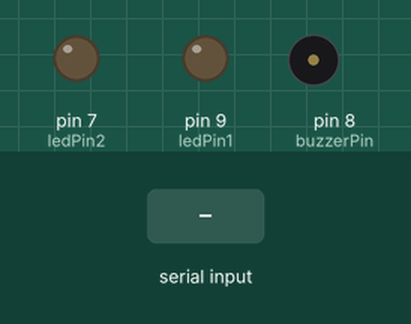
This sketch was run on a simulated Arduino Uno, built with avr-gcc and run on an emulated ATmega328P. Shown: output pins drawn as LEDs (lit = HIGH), buzzer (waves = sounding, pin HIGH). Dashed ring = blinking. The test bench sets the inputs (shaded band).

Above: at 1.2 s.
1.3 s: "1" received over Serial
At 1.55 s:
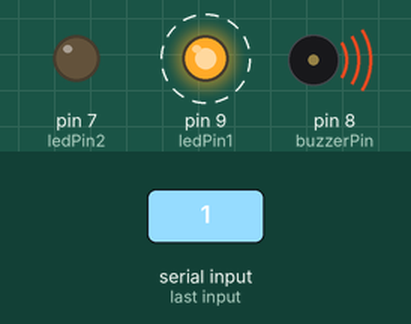
4.3 s: "0" received over Serial
At 4.6 s:
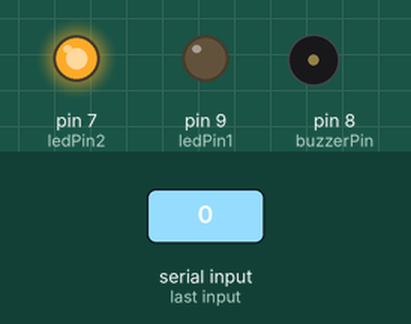
5.8 s: "1" received over Serial
At 6.04 s:
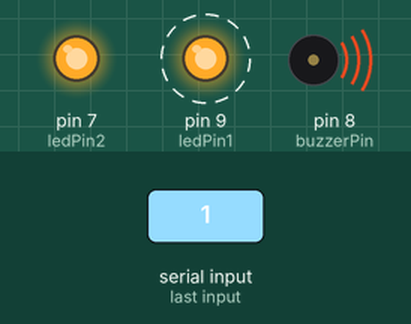
8.8 s: "3" received over Serial
At 9.3 s:
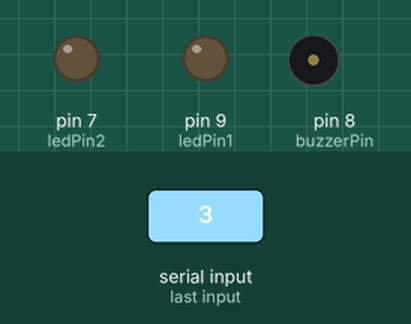
Timing chart, 0 to 11.3 s (numbered marks = the images above; inputs shaded):
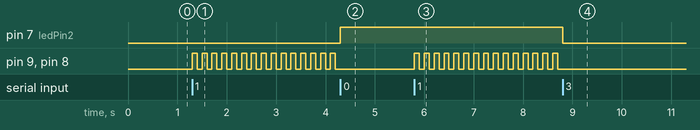

The sketch:

ID_FACE.ino
```cpp
int buzzerPin = 8; // Pin where the buzzer is connected
int ledPin1 = 9;   // Pin where the first LED is connected
int ledPin2 = 7;  // Pin where the second LED is connected


bool condition = false; // Variable to control buzzer and LEDs toggle
bool buzzerState = false; // Current state of the buzzer
bool ledState1 = false;   // Current state of the first LED
bool ledState2 = false;   // Current state of the second LED
bool ledState3 = false;   // Current state of the third LED

unsigned long previousMillis = 0; // Store the last time the buzzer and LEDs were toggled
const long interval = 100; // Interval at which to toggle the buzzer and LEDs (milliseconds)

void setup() {
  Serial.begin(9600); // Initialize serial communication at 9600 baud rate
  pinMode(buzzerPin, OUTPUT); // Set the buzzer pin as an output
  pinMode(ledPin1, OUTPUT);   // Set the first LED pin as an output
  pinMode(ledPin2, OUTPUT);   // Set the second LED pin as an output
}

void loop() {
  if (Serial.available() > 0) {
    char received = Serial.read(); // Read the incoming byte

    if (received == '1') {
      condition = true; // Set condition to true to start the alarm
    } else if (received == '0') {
      condition = false; // Set condition to false to stop the alarm
      digitalWrite(buzzerPin, LOW); // Ensure the buzzer is off
      digitalWrite(ledPin1, LOW);   // Ensure the first LED is off
      digitalWrite(ledPin2, HIGH);   // Ensure the second LED is on

      buzzerState = false; // Reset buzzer state
      ledState1 = false;   // Reset first LED state
    }else if (received == '3'){
     digitalWrite(buzzerPin, LOW); // Ensure the buzzer is off
      digitalWrite(ledPin1, LOW);   // Ensure the first LED is off
      digitalWrite(ledPin2, LOW);   // Ensure the second LED is off
      condition = false; // Set condition to false to stop the alarm


    }
  }

  if (condition) {
    unsigned long currentMillis = millis();

    if (currentMillis - previousMillis >= interval) {
      // Save the last time the buzzer and LEDs were toggled
      previousMillis = currentMillis;

      // Toggle the states of the buzzer and LEDs
      buzzerState = !buzzerState;
      ledState1 = !ledState1;

      // Apply the new states
      digitalWrite(buzzerPin, buzzerState ? HIGH : LOW);
      digitalWrite(ledPin1, ledState1 ? HIGH : LOW);

  }
 }
}
```

Measured:
- after the input at 1.3 s, pin 9 (ledPin1), pin 8 (buzzerPin): alternates HIGH for 0.10 s and LOW for 0.10 s, starting at once
- after the input at 4.3 s, pin 7 (ledPin2): LOW → HIGH at once; pin 9 (ledPin1), pin 8 (buzzerPin): stops changing and stays LOW
- after the input at 5.8 s, pin 9 (ledPin1), pin 8 (buzzerPin): alternates HIGH for 0.10 s and LOW for 0.10 s, starting at once
- after the input at 8.8 s, pin 7 (ledPin2): HIGH → LOW at once; pin 9 (ledPin1), pin 8 (buzzerPin): stops changing and stays LOW
